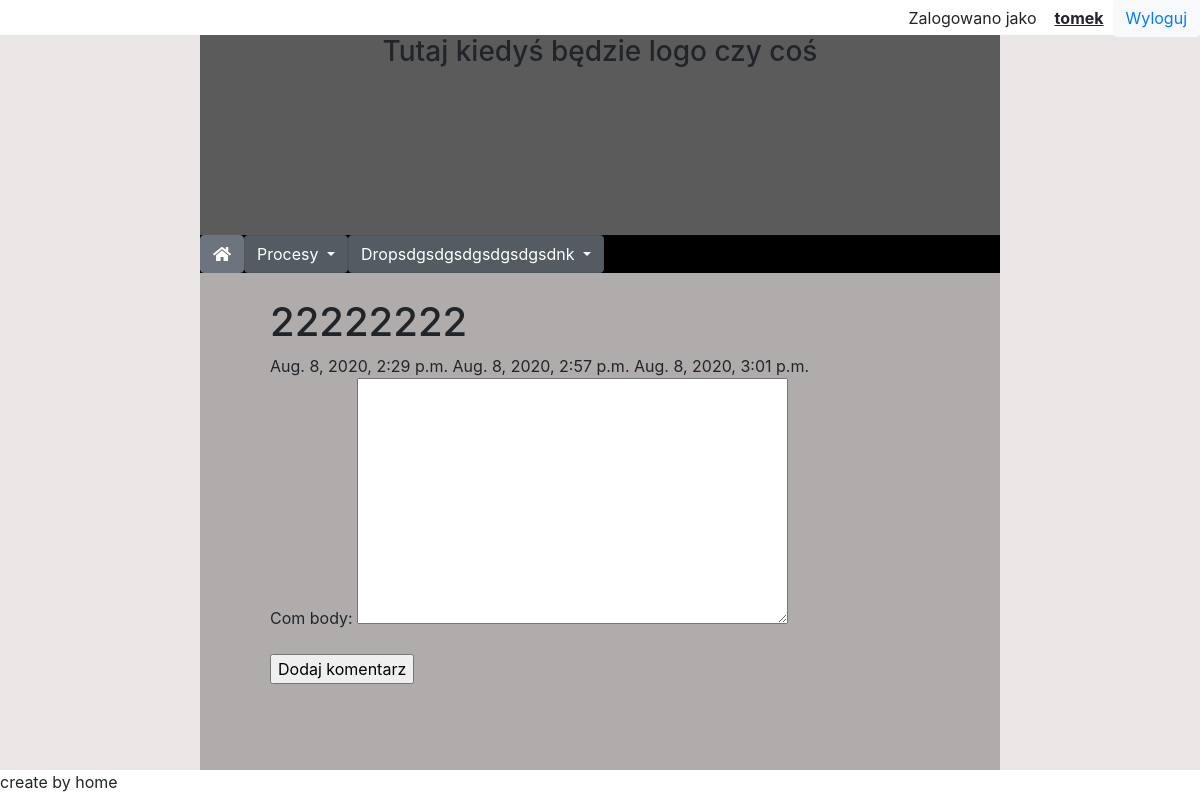
The app's page /info/processes/2/ (signed in) with its own data.
### info_flow/models.py (models this page shows)
class process(models.Model):
	proc_author = models.ForeignKey(settings.AUTH_USER_MODEL, on_delete=models.SET('deleted'), related_name='proc_user')
	proc_process_name = models.CharField(max_length=150)
	proc_description = models.TextField(null=True)
	proc_created = models.DateTimeField(auto_now_add=True)
	proc_modified = models.DateTimeField(auto_now=True)
	proc_start_date = models.DateTimeField(null=True, blank=True)
	proc_end_date = models.DateTimeField(null=True, blank=True)
	proc_category = models.ForeignKey(category, on_delete=models.CASCADE)
	proc_is_active=models.BooleanField(default=True)
	proc_is_private=models.BooleanField(default=True)
	proc_is_deleted=models.BooleanField(default=False)
	proc_assigned = models.ForeignKey(settings.AUTH_USER_MODEL, on_delete=models.SET('deleted'), null=True, blank=True, related_name='assigned_user')
	proc_file=models.ForeignKey(files, on_delete=models.CASCADE, null=True, blank=True)
	class Meta():
		ordering=['proc_created']
		permissions=(
			("can_view", "Can see processes"),
			)

class tasks(models.Model):
	tasks_name = models.CharField(max_length=150, blank=False)
	tasks_description = models.TextField(null=True)
	tasks_created = models.DateTimeField(auto_now_add=True)
	tasks_modified = models.DateTimeField(auto_now=True)
	tasks_start_date = models.DateTimeField(null=True, blank=True)
	tasks_end_date = models.DateTimeField(null=True, blank=True)
	tasks_assigned = models.ForeignKey(settings.AUTH_USER_MODEL, on_delete=models.SET('deleted'), null=True,  blank=True)
	tasks_is_active=models.BooleanField(default=True)
	tasks_proc=models.ForeignKey(process, on_delete=models.CASCADE)
	tasks_file=models.ForeignKey(files, on_delete=models.CASCADE, null=True, blank=True)

### info_flow/views.py (the view)
# urls.py: path('processes/<int:pid>/', views.if_show_proc, name='if_show_proc'),
@login_required
@permission_required('info_flow.view_process')
def if_show_proc(request, pid):
	if request.method=='POST':
		com_form=CommForm(request.POST)
		if com_form.is_valid():
			newCom=com_form.save(commit=False)
			newCom.com_author_id=1
			newCom.com_proc_id=pid
			com_form.save()
		return redirect('info_flow:if_show_proc', pid=pid)
	else:
		com_form=CommForm()
		coms=comments.objects.all().filter(com_proc_id=pid)
		proc=process.objects.get(pk = pid)
		task=tasks.objects.all().filter(tasks_proc_id=pid)
		context={'proc':proc,'task':task, 'com_form':com_form, 'coms':coms}
	return render(request, 'info_flow/if_show_proc.html', context)

### info_flow/forms.py
class CommForm(forms.ModelForm):
	class Meta:
		model=comments
		fields=['com_body']

### info_flow/templates/info_flow/if_show_proc.html (shortened to what this page needs)
{% extends "base.html" %}
{% block content %}
<h1>{{proc.proc_process_name}}</h1>
{% for t in task %}
	{{t.tasks_created}}
{% endfor %}
<form  method="POST" action="{% url 'info_flow:if_show_proc' proc.id %}">
{{ com_form.as_p }}
<input type="submit" value="Dodaj komentarz">
</form>
{% endblock %}

### templates/base.html (shortened to what this page needs)
<!DOCTYPE html>
<html lang="en">
<head>
    {% load static %}
    <link rel="stylesheet" href="https://maxcdn.bootstrapcdn.com/bootstrap/4.0.0/css/bootstrap.min.css">
    <link rel="stylesheet" href="https://use.fontawesome.com/releases/v5.7.0/css/all.css">
    <link rel="stylesheet" type="text/css" href="{% static 'css/base_style.css' %}">
</head>
<body>
<div class=page>
<div class=user_info margin-left=auto>
 {% if user.is_authenticated %}
    Zalogowano jako &#160; &#160; <b><u>{{ user.get_username }}</u></b> &#160;&#160;
     <button type="button" class="btn btn-light"><a href="{% url 'logout'%}?next={{request.path}}"> Wyloguj </a></button>
   {% else %}
     <button type="button" class="btn btn-light"><a href="{% url 'login'%}?next={{request.path}}"> Zaloguj </a></button>
   {% endif %}
</div>
<div class="header">
<h3 align="center">Tutaj kiedyś będzie logo czy coś</h3>
</div>
<div class="menu">
        <div class="btn-group">
            <div class="dropdown show">
              <a class="btn btn-secondary" href="{% url 'info_flow:if_index' %}" role="button">
                <i class="fas fa-home"></i>
              </a>
            </div>
            <div class="dropdown show">
              <a class="btn btn-secondary dropdown-toggle" href="#" role="button" id="dropdownMenuLink" data-toggle="dropdown" aria-haspopup="true" aria-expanded="false">
                Procesy
              </a>
            </div>
            <div class="dropdown show">
              <a class="btn btn-secondary dropdown-toggle" href="#" role="button" id="dropdownMenuLink" data-toggle="dropdown" aria-haspopup="true" aria-expanded="false">
                Dropsdgsdgsdgsdgsdgsdnk
              </a>
         </div>
    </div>
</div>
        <div class="main">
          {% block content %}
        {% endblock %}
        </div>
<div class='footer'>
    create by
   home
</div>
</div>
</body>
</html>

### static/css/base_style.css (style rules this page uses)
html, body { height: 100%; background-color: #ebe6e6; }
.page { display: flex; flex-flow: column; height: 100%; }
.user_info { background-color: white; width: 100%; height: 35px; display: flex; justify-content: right; align-items: center; }
.header { margin-right: 200px; margin-left: 200px; flex: 0 0 200px; background-color: #5c5b5b; }
.menu { margin-right: 200px; margin-left: 200px; flex: none; background-color: black; }
.main { margin-right: 200px; margin-left: 200px; padding: 25px; padding-left: 70px; padding-right: 70px; display: flex; flex-flow: column; flex: 1 1 auto; overflow-y: auto; background-color: #b0acac; }
.footer { flex: 0 0 30px; background-color: white; }

### records on screen
process: proc_process_name "22222222"
tasks: tasks_created "Aug. 8, 2020, 2:29 p.m."
tasks: tasks_created "Aug. 8, 2020, 2:57 p.m."
tasks: tasks_created "Aug. 8, 2020, 3:01 p.m."

### other values on screen
{{ user.get_username }} "tomek"
